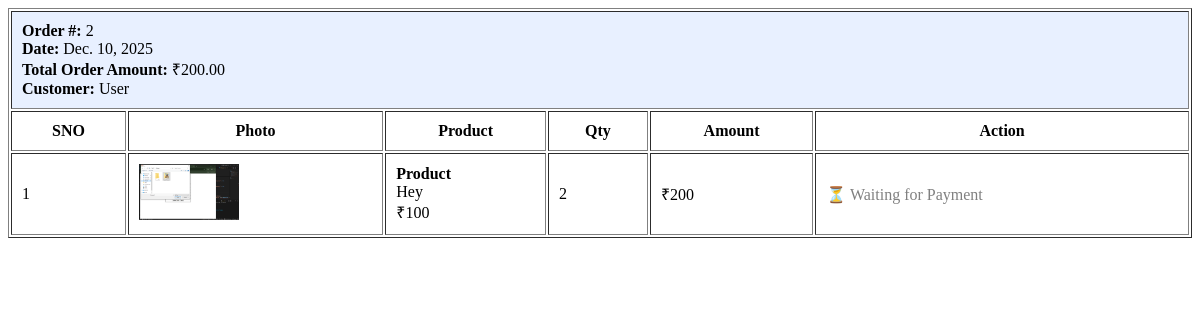
Page /Seller/ViewBookings/ (signed in) on the earlier database version.
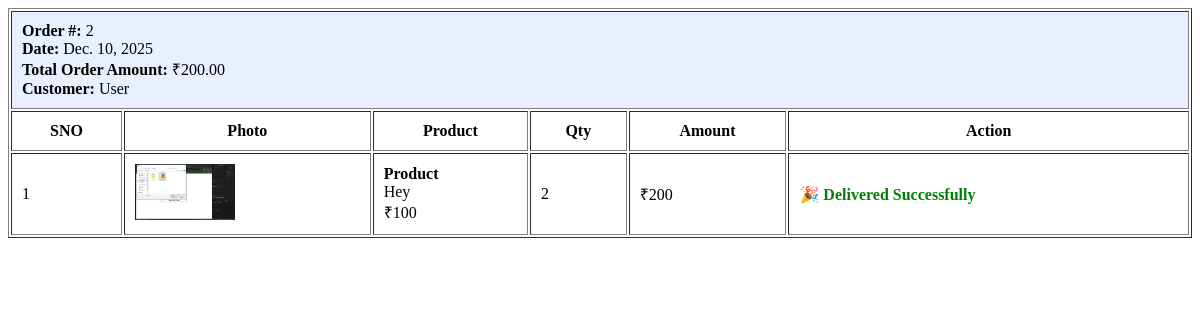
Same page on the later database version.
### User/models.py (models this page shows)
class tbl_cart(models.Model):
    cart_quantity = models.IntegerField(default=1)
    cart_status = models.IntegerField(default=0)
    booking = models.ForeignKey(tbl_booking, on_delete=models.CASCADE)
    product = models.ForeignKey(tbl_product, on_delete=models.CASCADE)

### Seller/models.py (models this page shows)
class tbl_product(models.Model):
    product_name = models.CharField(max_length=100)
    product_description = models.CharField(max_length=500)
    product_price = models.IntegerField()
    product_photo = models.FileField(upload_to='Assets/ProductPhotos/')
    seller = models.ForeignKey(tbl_seller, on_delete=models.CASCADE)
    subcategory = models.ForeignKey(tbl_subcategory, on_delete=models.CASCADE)

### Seller/views.py (the view)
# urls.py: path('ViewBookings/', views.ViewBookings, name='ViewBookings'),
def ViewBookings(request):
    bookings = tbl_booking.objects.filter(tbl_cart__product__seller_id=request.session['sid'])
    return render(request, 'Seller/ViewBookings.html', {'bookings': bookings})

### Seller/Templates/Seller/ViewBookings.html (shortened to what this page needs)
{% load mathfilters %}
<!DOCTYPE html>
<html lang="en">
<head>
</head>
<body>
    <table border="1" cellpadding="10" width="100%">
        {% for b in bookings %}
        <tr style="background:#e8f0ff">
            <td colspan="6">
                <strong>Order #:</strong> {{ b.id }} <br>
                <strong>Date:</strong> {{ b.booking_date }} <br>
                <strong>Total Order Amount:</strong> ₹{{ b.booking_amount }} <br>
                <strong>Customer:</strong> {{ b.user.user_name }}
            </td>
        </tr>
        <tr>
            <th>SNO</th>
            <th>Photo</th>
            <th>Product</th>
            <th>Qty</th>
            <th>Amount</th>
            <th>Action</th>
        </tr>
        {% for c in b.tbl_cart_set.all %}
        {% if c.product.seller_id == request.session.sid %}
        <tr>
            <td>{{ forloop.counter }}</td>
            <td>
                <img src="{{ c.product.product_photo.url }}" width="100">
            </td>
            <td>
                <strong>{{ c.product.product_name }}</strong><br>
                {{ c.product.product_description }}<br>
                ₹{{ c.product.product_price }}
            </td>
            <td>{{ c.cart_quantity }}</td>
            <td>
                ₹{{ c.cart_quantity|mul:c.product.product_price }}
            </td>
            <td>
                {% if c.cart_status == 2 %}
                <a href="{% url 'Seller:UpdateCartStatus' c.id 3 %}">
                    📦 Mark as Packed
                </a>
                {% elif c.cart_status == 3 %}
                <a href="{% url 'Seller:UpdateCartStatus' c.id 4 %}">
                    🚚 Mark as Shipped
                </a>
                {% elif c.cart_status == 4 %}
                <a href="{% url 'Seller:UpdateCartStatus' c.id 5 %}">
                    📍 Mark as Out for Delivery
                </a>
                {% elif c.cart_status == 5 %}
                <a href="{% url 'Seller:UpdateCartStatus' c.id 6 %}">
                    ✅ Mark as Delivered
                </a>
                {% elif c.cart_status == 6 %}
                <span style="color:green; font-weight:bold;">
                    🎉 Delivered Successfully
                </span>
                {% else %}
                <span style="color:gray;">
                    ⏳ Waiting for Payment
                </span>
                {% endif %}
            </td>
        </tr>
        {% endif %}
        {% endfor %}
        {% empty %}
        <tr>
            <td colspan="6">No bookings found</td>
        </tr>
        {% endfor %}
    </table>
</body>
</html>

Differences in the rows shown:
changed tbl_cart "Product": cart_status "⏳ Waiting for Payment" → "🎉 Delivered Successfully"
